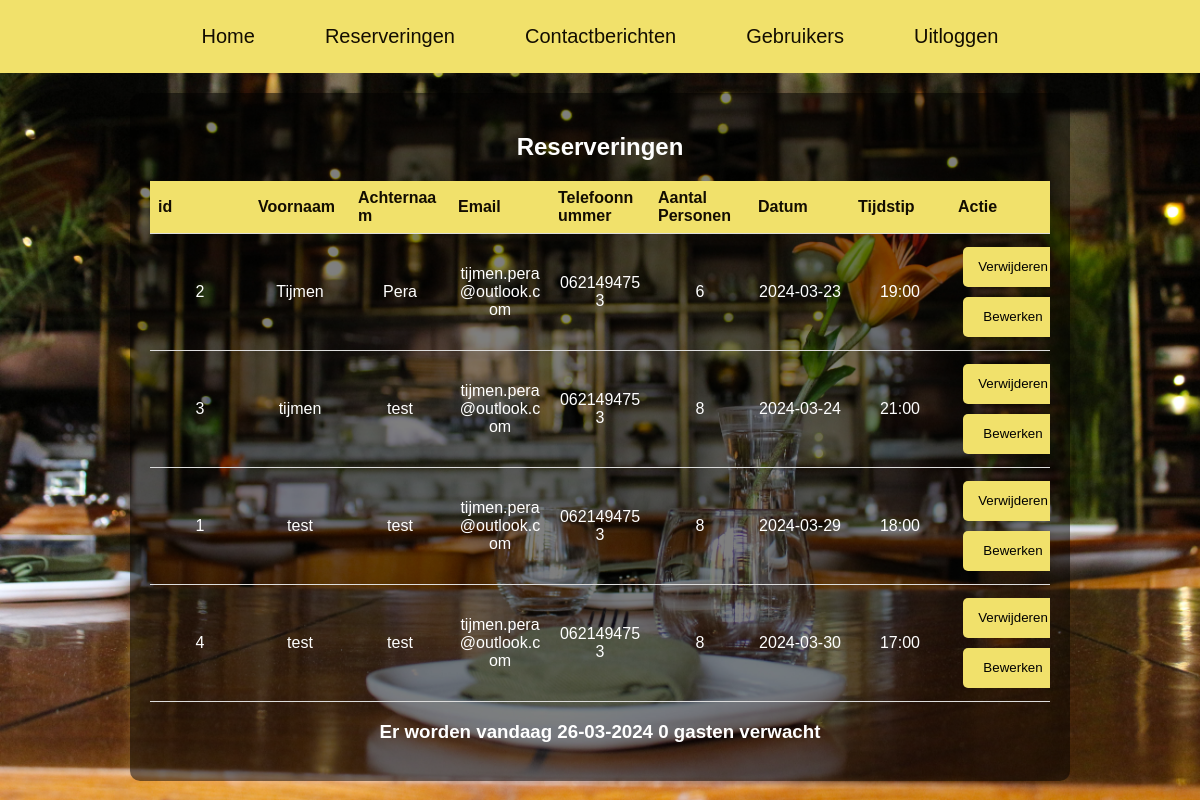
The app's page /view_reservations (signed in) with its own data.
### tables this page shows
CREATE TABLE reserveringen(
    id INTEGER PRIMARY KEY AUTOINCREMENT,
    voornaam TEXT NOT NULL,
    achternaam TEXT NOT NULL,
    email TEXT NOT NULL,
    telefoonnummer TEXT NOT NULL,
    aantalPersonen INTEGER NOT NULL,
    datum DATE NOT NULL
, reserveringstijd TEXT);

### oop-app.py (the view)
        @self.app.route('/view_reservations')
        def view_reservations():
            if 'logged_in' in session:
                with sqlite3.connect('database.sqlite') as conn:
                    cur = conn.cursor()
                    cur.execute("UPDATE reserveringen SET id = (SELECT COUNT(*) FROM reserveringen r WHERE r.id <= reserveringen.id)")
                    cur.execute("SELECT * FROM reserveringen ORDER BY datum")
                    reservations = cur.fetchall()
                    vandaag = datetime.now()
                    vandaag_str = vandaag.strftime('%Y-%m-%d')
                    cur.execute("SELECT SUM(aantalPersonen) FROM reserveringen WHERE datum = ?", (vandaag_str,))
                    aantal_mensen_vandaag = cur.fetchone()[0] or 0
                    datum_vandaag = vandaag.strftime('%d-%m-%Y')
                    return render_template('admin/view-reserveringen.html', reservations=reservations, aantal_mensen=aantal_mensen_vandaag, datum_vandaag=datum_vandaag)
            else:
                return redirect(url_for('login'))

### templates/admin/view-reserveringen.html (shortened to what this page needs)
<!DOCTYPE html>
<html lang="nl">
<head>
    <link rel="stylesheet" type="text/css" href="{{ url_for('static', filename='style.css') }}">
</head>
<body>
    <header>
        <nav>
            <a class="nav-link" href="{{ url_for('admin') }}">Home</a>
            <a class="nav-link" href="{{ url_for('view_reservations') }}">Reserveringen</a>
            <a class="nav-link" href="{{ url_for('view_contacts') }}">Contactberichten</a>
            <a class="nav-link" href="{{ url_for('view_users') }}">Gebruikers</a>
            <a class="nav-link" href="#" onclick="confirmLogout()">Uitloggen</a>
        </nav>
    </header>
    <div class="admin-pagina">
        <h2>Reserveringen</h2>
        <table>
            <tr>
                <th>id</th>
                <th>Voornaam</th>
                <th>Achternaam</th>
                <th>Email</th>
                <th>Telefoonnummer</th>
                <th>Aantal Personen</th>
                <th>Datum</th>
                <th>Tijdstip</th>
                <th>Actie</th>
            </tr>
            {% for reservation in reservations %}
            <tr id="reservation_{{ reservation[0] }}">
                <td>{{ reservation[0] }}</td>
                <td>{{ reservation[1] }}</td>
                <td>{{ reservation[2] }}</td>
                <td>{{ reservation[3] }}</td>
                <td>{{ reservation[4] }}</td>
                <td>{{ reservation[5] }}</td>
                <td>{{ reservation[6] }}</td>
                <td>{{ reservation[7] }}</td>
                <td>
                    <form action="{{ url_for('delete_reservation', reservation_id=reservation[0]) }}" method="post" onsubmit="return confirm('Weet je zeker dat je deze reservering wilt verwijderen?');">
                        <button type="submit">Verwijderen</button>
                    </form>
                    <button onclick="startEdit('{{ reservation[0] }}')" class="edit-button">Bewerken</button>
                </td>
            </tr>
            {% endfor %}
        </table>
        <h3>Er worden vandaag {{ datum_vandaag }} {{ aantal_mensen}} gasten verwacht</h3>
    </div>
</body>
</html>

### static/style.css (style rules this page uses)
body { background-image: url('/static/images/achtergrond.jpg'); background-repeat: no-repeat; background-size: cover; font-family: 'Raleway', sans-serif; padding: 0; margin: 0; }
nav { background-color: #f1e16b; padding: 15px; display: flex; justify-content: center; align-items: center; }
nav a { font-size: 20px; color: hsl(38, 89%, 4%); margin: 0 20px; text-decoration: none; padding: 10px 15px; border-radius: 5px; transition: color 0.3s ease-in-out, background-color 0.3s; }
a { color: #f1e16b; text-decoration: none; transition: color 0.3s ease-in-out; }
.admin-pagina { background-color: rgba(0, 0, 0, 0.5); color: white; margin: 20px auto; padding: 20px; border-radius: 10px; width: 80%; max-width: 900px; text-align: center; }
.admin-pagina table { width: 100%; border-collapse: collapse; table-layout: fixed; }
.admin-pagina th { padding: 8px; border-bottom: 1px solid #ddd; word-wrap: break-word; overflow: hidden; text-overflow: ellipsis; }
.admin-pagina td { padding: 8px; border-bottom: 1px solid #ddd; word-wrap: break-word; overflow: hidden; text-overflow: ellipsis; white-space: normal; }
.admin-pagina th { background-color: #f1e16b; color: hsl(38, 89%, 4%); text-align: left; }
.admin-pagina button { width: 100px; height: 40px; margin: 5px; background-color: #f1e16b; color: #000; padding: 10px 15px; border: none; border-radius: 5px; cursor: pointer; transition: background-color 0.3s; }

### records on screen
reserveringen: id "2", voornaam "Tijmen", achternaam "Pera", email "tijmen.pera@outlook.com", telefoonnummer "0621494753", aantalPersonen "6", datum "2024-03-23", reserveringstijd "19:00"
reserveringen: id "3", voornaam "tijmen", achternaam "test", email "tijmen.pera@outlook.com", telefoonnummer "0621494753", aantalPersonen "8", datum "2024-03-24", reserveringstijd "21:00"
reserveringen: id "1", voornaam "test", achternaam "test", email "tijmen.pera@outlook.com", telefoonnummer "0621494753", aantalPersonen "8", datum "2024-03-29", reserveringstijd "18:00"
reserveringen: id "4", voornaam "test", achternaam "test", email "tijmen.pera@outlook.com", telefoonnummer "0621494753", aantalPersonen "8", datum "2024-03-30", reserveringstijd "17:00"

### other values on screen
{{ aantal_mensen }} "0"
